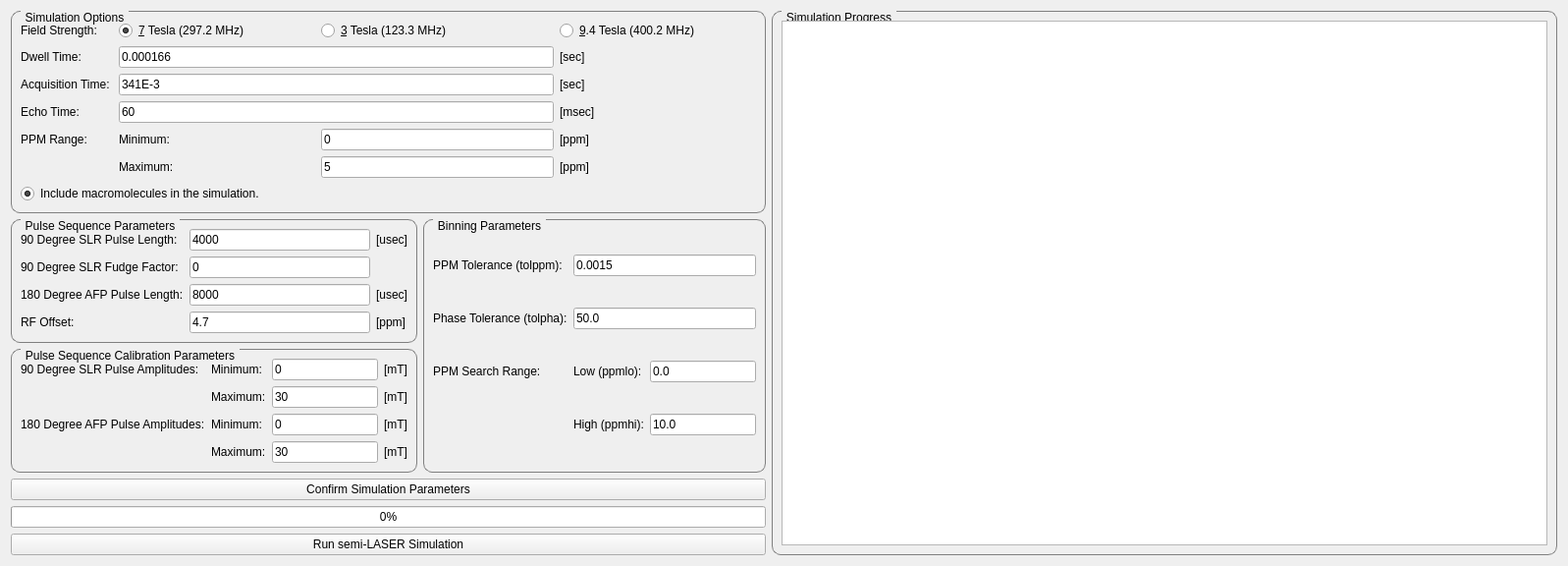
     <widget class="QWidget" name="simulateTab">
      <attribute name="title">
       <string>Simulate</string>
      </attribute>
      <layout class="QGridLayout" name="gridLayout">
       <item row="1" column="0">
        <layout class="QGridLayout" name="simGridLayout">
         <item row="2" column="0" rowspan="2">
          <widget class="QGroupBox" name="pulSeqCalParamsGroupBox">
           <property name="styleSheet">
            <string notr="true">QGroupBox {
	font-size: 12px;
    border: 1px solid gray;
    border-radius: 9px;
    margin-top: 0.5em;
}

QGroupBox::title {
    subcontrol-origin: margin;
    left: 10px;
    padding: 0 3px 0 3px;
}</string>
           </property>
           <property name="title">
            <string>Pulse Sequence Calibration Parameters</string>
           </property>
           <layout class="QGridLayout" name="gridLayout_5">
            <item row="2" column="1">
             <widget class="QLabel" name="afpAmpMinLabel">
              <property name="text">
               <string>Minimum:</string>
              </property>
             </widget>
            </item>
            <item row="0" column="3">
             <widget class="QLabel" name="label_17">
              <property name="text">
               <string>[mT]</string>
              </property>
             </widget>
            </item>
            <item row="0" column="2">
             <widget class="QLineEdit" name="slrAmpMinInput">
              <property name="text">
               <string>0</string>
              </property>
             </widget>
            </item>
            <item row="0" column="0">
             <widget class="QLabel" name="slrAmpLabel">
              <property name="text">
               <string>90 Degree SLR Pulse Amplitudes:</string>
              </property>
             </widget>
            </item>
            <item row="2" column="0">
             <widget class="QLabel" name="afpAmpLabel">
              <property name="text">
               <string>180 Degree AFP Pulse Amplitudes:</string>
              </property>
             </widget>
            </item>
            <item row="0" column="1">
             <widget class="QLabel" name="slrAmpMinLabel">
              <property name="text">
               <string>Minimum:</string>
              </property>
             </widget>
            </item>
            <item row="1" column="2">
             <widget class="QLineEdit" name="slrAmpMaxInput">
              <property name="text">
               <string>30</string>
              </property>
             </widget>
            </item>
            <item row="1" column="3">
             <widget class="QLabel" name="label_21">
              <property name="text">
               <string>[mT]</string>
              </property>
             </widget>
            </item>
            <item row="1" column="1">
             <widget class="QLabel" name="slrAmpMaxLabel">
              <property name="text">
               <string>Maximum:</string>
              </property>
             </widget>
            </item>
            <item row="3" column="1">
             <widget class="QLabel" name="afpAmpMaxLabel">
              <property name="text">
               <string>Maximum:</string>
              </property>
             </widget>
            </item>
            <item row="2" column="2">
             <widget class="QLineEdit" name="afpAmpMinInput">
              <property name="text">
               <string>0</string>
              </property>
             </widget>
            </item>
            <item row="3" column="2">
             <widget class="QLineEdit" name="afpAmpMaxInput">
              <property name="text">
               <string>30</string>
              </property>
             </widget>
            </item>
            <item row="2" column="3">
             <widget class="QLabel" name="label_24">
              <property name="text">
               <string>[mT]</string>
              </property>
             </widget>
            </item>
            <item row="3" column="3">
             <widget class="QLabel" name="label_25">
              <property name="text">
               <string>[mT]</string>
              </property>
             </widget>
            </item>
           </layout>
          </widget>
         </item>
         <item row="1" column="0">
          <widget class="QGroupBox" name="pulSeqParamsGroupBox">
           <property name="styleSheet">
            <string notr="true">QGroupBox {
	font-size: 12px;
    border: 1px solid gray;
    border-radius: 9px;
    margin-top: 0.5em;
}

QGroupBox::title {
    subcontrol-origin: margin;
    left: 10px;
    padding: 0 3px 0 3px;
}</string>
           </property>
           <property name="title">
            <string>Pulse Sequence Parameters</string>
           </property>
           <layout class="QGridLayout" name="gridLayout_4">
            <item row="3" column="0">
             <widget class="QLabel" name="rfOffsetLabel">
              <property name="text">
               <string>RF Offset:</string>
              </property>
             </widget>
            </item>
            <item row="3" column="1">
             <widget class="QLineEdit" name="rfOffsetInput">
              <property name="text">
               <string>4.7</string>
              </property>
             </widget>
            </item>
            <item row="0" column="2">
             <widget class="QLabel" name="label_4">
              <property name="text">
               <string>[usec]</string>
              </property>
             </widget>
            </item>
            <item row="0" column="0">
             <widget class="QLabel" name="slrPulseLengthLabel">
              <property name="text">
               <string>90 Degree SLR Pulse Length: </string>
              </property>
             </widget>
            </item>
            <item row="0" column="1">
             <widget class="QLineEdit" name="slrPulseLengthInput">
              <property name="text">
               <string>4000</string>
              </property>
             </widget>
            </item>
            <item row="2" column="1">
             <widget class="QLineEdit" name="afpPulseLengthInput">
              <property name="text">
               <string>8000</string>
              </property>
             </widget>
            </item>
            <item row="2" column="0">
             <widget class="QLabel" name="afpPulseLengthLabel">
              <property name="text">
               <string>180 Degree AFP Pulse Length:</string>
              </property>
             </widget>
            </item>
            <item row="2" column="2">
             <widget class="QLabel" name="label_6">
              <property name="text">
               <string>[usec]</string>
              </property>
             </widget>
            </item>
            <item row="3" column="2">
             <widget class="QLabel" name="label_27">
              <property name="text">
               <string>[ppm]</string>
              </property>
             </widget>
            </item>
            <item row="1" column="0">
             <widget class="QLabel" name="fudgeFactorLabel">
              <property name="text">
               <string>90 Degree SLR Fudge Factor:</string>
              </property>
             </widget>
            </item>
            <item row="1" column="1">
             <widget class="QLineEdit" name="fudgeFactorInput">
              <property name="text">
               <string>0</string>
              </property>
             </widget>
            </item>
           </layout>
          </widget>
         </item>
         <item row="1" column="1" rowspan="3">
          <widget class="QGroupBox" name="binningParamsGroupBox">
           <property name="styleSheet">
            <string notr="true">QGroupBox {
	font-size: 12px;
    border: 1px solid gray;
    border-radius: 9px;
    margin-top: 0.5em;
}

QGroupBox::title {
    subcontrol-origin: margin;
    left: 10px;
    padding: 0 3px 0 3px;
}</string>
           </property>
           <property name="title">
            <string>Binning Parameters</string>
           </property>
           <layout class="QGridLayout" name="gridLayout_7">
            <item row="2" column="1">
             <widget class="QLabel" name="ppmloLabel">
              <property name="text">
               <string>Low (ppmlo):</string>
              </property>
             </widget>
            </item>
            <item row="0" column="0">
             <widget class="QLabel" name="tolppmLabel">
              <property name="text">
               <string>PPM Tolerance (tolppm):</string>
              </property>
             </widget>
            </item>
            <item row="1" column="0">
             <widget class="QLabel" name="tolphaLabel">
              <property name="text">
               <string>Phase Tolerance (tolpha):</string>
              </property>
             </widget>
            </item>
            <item row="2" column="0">
             <widget class="QLabel" name="ppmSearchRangeLabel">
              <property name="text">
               <string>PPM Search Range:</string>
              </property>
             </widget>
            </item>
            <item row="3" column="1">
             <widget class="QLabel" name="ppmhiLabel">
              <property name="text">
               <string>High (ppmhi):</string>
              </property>
             </widget>
            </item>
            <item row="2" column="2">
             <widget class="QLineEdit" name="ppmloInput">
              <property name="text">
               <string>0.0</string>
              </property>
             </widget>
            </item>
            <item row="1" column="1" colspan="2">
             <widget class="QLineEdit" name="tolphaInput">
              <property name="text">
               <string>50.0</string>
              </property>
             </widget>
            </item>
            <item row="0" column="1" colspan="2">
             <widget class="QLineEdit" name="tolppmInput">
              <property name="text">
               <string>0.0015</string>
              </property>
             </widget>
            </item>
            <item row="3" column="2">
             <widget class="QLineEdit" name="ppmhiInput">
              <property name="text">
               <string>10.0</string>
              </property>
             </widget>
            </item>
           </layout>
          </widget>
         </item>
         <item row="0" column="0" colspan="2">
          <widget class="QGroupBox" name="simOptionsGroupBox">
           <property name="styleSheet">
            <string notr="true">QGroupBox {
	font-size: 12px;
    border: 1px solid gray;
    border-radius: 9px;
    margin-top: 0.5em;
}

QGroupBox::title {
    subcontrol-origin: margin;
    left: 10px;
    padding: 0 3px 0 3px;
}</string>
           </property>
           <property name="title">
            <string>Simulation Options</string>
           </property>
           <layout class="QGridLayout" name="gridLayout_3">
            <item row="0" column="0">
             <widget class="QLabel" name="fieldStrengthLabel">
              <property name="text">
               <string>Field Strength:</string>
              </property>
             </widget>
            </item>
            <item row="0" column="1">
             <widget class="QRadioButton" name="T7Button">
              <property name="enabled">
               <bool>true</bool>
              </property>
              <property name="sizePolicy">
               <sizepolicy hsizetype="Preferred" vsizetype="Fixed">
                <horstretch>0</horstretch>
                <verstretch>0</verstretch>
               </sizepolicy>
              </property>
              <property name="minimumSize">
               <size>
                <width>200</width>
                <height>0</height>
               </size>
              </property>
              <property name="text">
               <string>&amp;7 Tesla (297.2 MHz)</string>
              </property>
              <property name="checked">
               <bool>true</bool>
              </property>
              <attribute name="buttonGroup">
               <string notr="true">fieldStrength_sim_ButtonGroup</string>
              </attribute>
             </widget>
            </item>
            <item row="0" column="2">
             <widget class="QRadioButton" name="T3Button">
              <property name="sizePolicy">
               <sizepolicy hsizetype="Preferred" vsizetype="Fixed">
                <horstretch>0</horstretch>
                <verstretch>0</verstretch>
               </sizepolicy>
              </property>
              <property name="text">
               <string>&amp;3 Tesla (123.3 MHz)</string>
              </property>
              <attribute name="buttonGroup">
               <string notr="true">fieldStrength_sim_ButtonGroup</string>
              </attribute>
             </widget>
            </item>
            <item row="0" column="3">
             <widget class="QRadioButton" name="T9Button">
              <property name="sizePolicy">
               <sizepolicy hsizetype="Preferred" vsizetype="Fixed">
                <horstretch>0</horstretch>
                <verstretch>0</verstretch>
               </sizepolicy>
              </property>
              <property name="minimumSize">
               <size>
                <width>200</width>
                <height>0</height>
               </size>
              </property>
              <property name="text">
               <string>&amp;9.4 Tesla (400.2 MHz)</string>
              </property>
              <attribute name="buttonGroup">
               <string notr="true">fieldStrength_sim_ButtonGroup</string>
              </attribute>
             </widget>
            </item>
            <item row="1" column="0">
             <widget class="QLabel" name="dwellTimeLabel_sim">
              <property name="text">
               <string>Dwell Time:</string>
              </property>
             </widget>
            </item>
            <item row="1" column="3">
             <widget class="QLabel" name="label_8">
              <property name="text">
               <string>[sec]</string>
              </property>
             </widget>
            </item>
            <item row="2" column="0">
             <widget class="QLabel" name="acqLengthLabel_sim">
              <property name="text">
               <string>Acquisition Time: </string>
              </property>
             </widget>
            </item>
            <item row="2" column="3">
             <widget class="QLabel" name="label_2">
              <property name="text">
               <string>[sec]</string>
              </property>
             </widget>
            </item>
            <item row="3" column="0">
             <widget class="QLabel" name="echoTimeLabel_sim">
              <property name="text">
               <string>Echo Time:</string>
              </property>
             </widget>
            </item>
            <item row="3" column="3">
             <widget class="QLabel" name="label_13">
              <property name="text">
               <string>[msec]</string>
              </property>
             </widget>
            </item>
            <item row="4" column="0">
             <widget class="QLabel" name="label_33">
              <property name="text">
               <string>PPM Range:</string>
              </property>
             </widget>
            </item>
            <item row="4" column="1">
             <widget class="QLabel" name="ppmMinLabel">
              <property name="text">
               <string>Minimum:</string>
              </property>
             </widget>
            </item>
            <item row="4" column="2">
             <widget class="QLineEdit" name="ppmMinInput">
              <property name="text">
               <string>0</string>
              </property>
             </widget>
            </item>
            <item row="4" column="3">
             <widget class="QLabel" name="label_36">
              <property name="text">
               <string>[ppm]</string>
              </property>
             </widget>
            </item>
            <item row="5" column="1">
             <widget class="QLabel" name="ppmMaxLabel">
              <property name="text">
               <string>Maximum:</string>
              </property>
             </widget>
            </item>
            <item row="5" column="2">
             <widget class="QLineEdit" name="ppmMaxInput">
              <property name="text">
               <string>5</string>
              </property>
             </widget>
            </item>
            <item row="5" column="3">
             <widget class="QLabel" name="label_37">
              <property name="text">
               <string>[ppm]</string>
              </property>
             </widget>
            </item>
            <item row="6" column="0" colspan="2">
             <widget class="QRadioButton" name="macroIncludeButton">
              <property name="text">
               <string>Include macromolecules in the simulation.</string>
              </property>
              <property name="checked">
               <bool>true</bool>
              </property>
             </widget>
            </item>
            <item row="3" column="1" colspan="2">
             <widget class="QLineEdit" name="echoTimeInput_sim">
              <property name="text">
               <string>60</string>
              </property>
             </widget>
            </item>
            <item row="2" column="1" colspan="2">
             <widget class="QLineEdit" name="acqLengthInput_sim">
              <property name="text">
               <string>341E-3</string>
              </property>
             </widget>
            </item>
            <item row="1" column="1" colspan="2">
             <widget class="QLineEdit" name="dwellTimeInput_sim">
              <property name="text">
               <string>0.000166</string>
              </property>
             </widget>
            </item>
           </layout>
          </widget>
         </item>
         <item row="6" column="0" colspan="2">
          <widget class="QPushButton" name="runSimulationButton">
           <property name="text">
            <string>Run semi-LASER Simulation</string>
           </property>
          </widget>
         </item>
         <item row="0" column="2" rowspan="7">
          <widget class="QGroupBox" name="simProgressGroupBox">
           <property name="sizePolicy">
            <sizepolicy hsizetype="Minimum" vsizetype="Preferred">
             <horstretch>0</horstretch>
             <verstretch>0</verstretch>
            </sizepolicy>
           </property>
           <property name="minimumSize">
            <size>
             <width>800</width>
             <height>0</height>
            </size>
           </property>
           <property name="styleSheet">
            <string notr="true">QGroupBox {
	font-size: 12px;
    border: 1px solid gray;
    border-radius: 9px;
    margin-top: 0.5em;
}

QGroupBox::title {
    subcontrol-origin: margin;
    left: 10px;
    padding: 0 3px 0 3px;
}</string>
           </property>
           <property name="title">
            <string>Simulation Progress</string>
           </property>
           <layout class="QVBoxLayout" name="verticalLayout">
            <item>
             <widget class="QTextBrowser" name="simConsole">
              <property name="font">
               <font>
                <family>Monospace</family>
               </font>
              </property>
              <property name="lineWrapMode">
               <enum>QTextEdit::NoWrap</enum>
              </property>
             </widget>
            </item>
           </layout>
          </widget>
         </item>
         <item row="5" column="0" colspan="2">
          <widget class="QProgressBar" name="simProgressBar">
           <property name="value">
            <number>0</number>
           </property>
           <property name="invertedAppearance">
            <bool>false</bool>
           </property>
          </widget>
         </item>
         <item row="4" column="0" colspan="2">
          <widget class="QPushButton" name="confirmSimParamsButton">
           <property name="text">
            <string>Confirm Simulation Parameters</string>
           </property>
          </widget>
         </item>
        </layout>
       </item>
      </layout>
     </widget>
